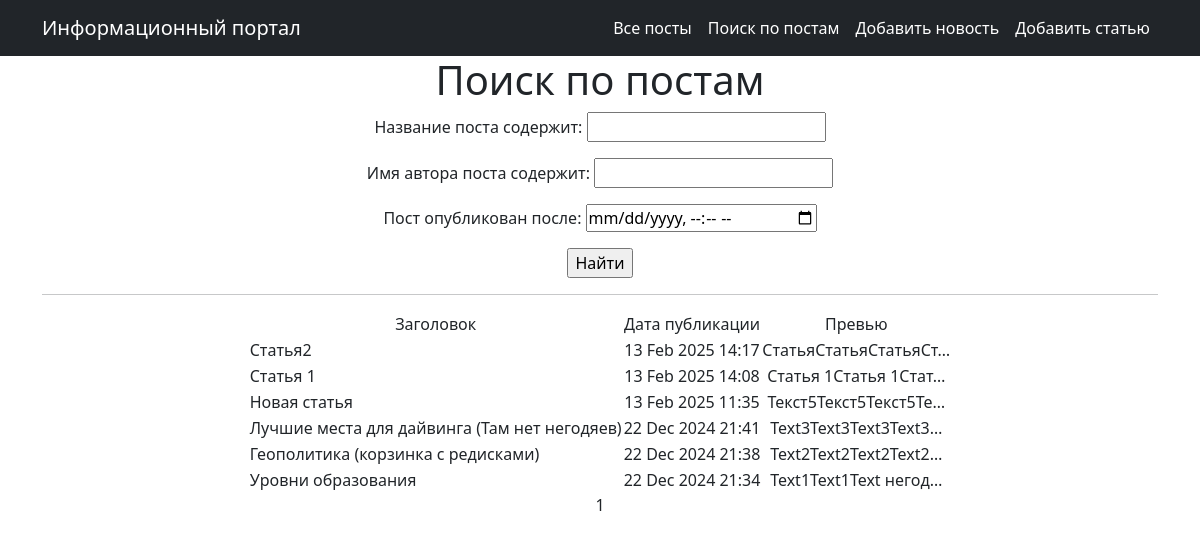
Page /posts/search/ on the earlier database version.
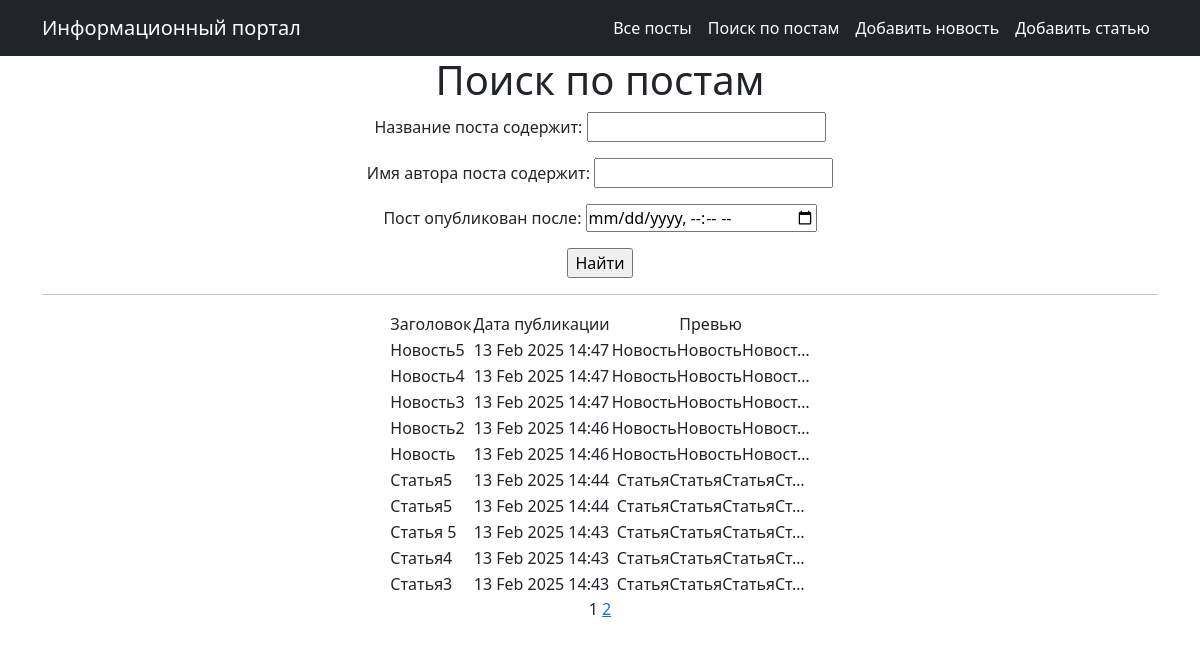
Same page on the later database version.
### board_news/models.py (models this page shows, shortened)
class Post(models.Model):
    news = 'nw'
    article = 'ar'
    CHOICES_LIST = [
        (news, 'Новость'),
        (article, 'Статья'),
    ]
    author_post = models.ForeignKey(Author, on_delete=models.CASCADE)
    type_post = models.CharField(max_length=2, choices=CHOICES_LIST, default=news)
    date_time_in = models.DateTimeField(auto_now_add=True)
    categories = models.ManyToManyField(Category, through='PostCategory')
    title = models.CharField(max_length=255)
    text = models.TextField()
    rating = models.IntegerField(default=0)

### board_news/views.py (the view)
# urls.py: path('search/', PostSearch.as_view(), name='post_search'),  # Адрес страницы для поиска по всем постам
class PostSearch(PostList):
    template_name = 'flatpages/posts_search.html'
    def get_queryset(self):
        queryset = super().get_queryset()
        self.filterset = PostFilter(self.request.GET, queryset)
        return self.filterset.qs
    def get_context_data(self, **kwargs):
        context = super().get_context_data(**kwargs)
        context['filterset'] = self.filterset
        return context

### board_news/templatetags/custom_filters.py (called while the page is built)
@register.filter()
def censor(value):
    if isinstance(value, str):
        word_to_replace = {}
        data = list(set(WORDS_PATTERN.findall(value)))
        for word in data:
            normal_form = morph.parse(word)[0].normal_form
            if normal_form in SET_BAD_WORDS:
                new_word = word[0] + '*' * (len(word)-1)
                word_to_replace[word] = new_word
        if word_to_replace:
            for word, replacement in word_to_replace.items():
                value = value.replace(word, replacement)
    else:
        raise ValueError('Фильтр censor применим только к типу данных "str".')
    return value

### board_news/templatetags/custom_tags.py (called while the page is built)
@register.simple_tag(takes_context=True)
def url_replace(context, **kwargs):
    d = context['request'].GET.copy()
    for k, v in kwargs.items():
        d[k] = v
    return d.urlencode()

### templates/flatpages/posts_search.html (shortened to what this page needs)
{% extends 'flatpages/default.html' %}
{% load custom_filters %}
{% load custom_tags %}
{% block content %}
    <h1>Поиск по постам</h1>
    <form action="" method="get">
        {{ filterset.form.as_p }}
        <input type="submit" value="Найти">
    </form>
    <hr>
    {% if posts %}
        <table align="center">
            <tr>
                <td>Заголовок</td>
                <td>Дата публикации</td>
                <td>Превью</td>
            </tr>
            {% for post in posts %}
                <tr>
                    <td align="left">{{ post.title|censor }}</td>
                    <td>{{ post.date_time_in|date:'d M Y H:i' }}</td>
                    <td>{{ post.text|censor|truncatechars:21 }}</td>
                </tr>
            {% endfor %}
        </table>
    {% else %}
        <h2>Нет совпадений</h2>
    {% endif %}
    {{ page_obj.number }}
    {% if page_obj.has_next %}
        <a href="?{% url_replace page=page_obj.next_page_number %}">{{ page_obj.next_page_number }}</a>
   {% endif %}
{% endblock content %}

Differences in the rows shown:
no longer on this page (row unchanged): Post: title|censor "Статья2", date_time_in "13 Feb 2025 14:17", text|censor "СтатьяСтатьяСтатьяСт…"
no longer on this page (row unchanged): Post: title|censor "Статья 1", date_time_in "13 Feb 2025 14:08", text|censor "Статья 1Статья 1Стат…"
no longer on this page (row unchanged): Post: title|censor "Новая статья", date_time_in "13 Feb 2025 11:35", text|censor "Текст5Текст5Текст5Те…"
no longer on this page (row unchanged): Post: title|censor "Лучшие места для дайвинга (Там нет негодяев)", date_time_in "22 Dec 2024 21:41", text|censor "Text3Text3Text3Text3…"
no longer on this page (row unchanged): Post: title|censor "Геополитика (корзинка с редисками)", date_time_in "22 Dec 2024 21:38", text|censor "Text2Text2Text2Text2…"
no longer on this page (row unchanged): Post: title|censor "Уровни образования", date_time_in "22 Dec 2024 21:34", text|censor "Text1Text1Text негод…"
added Post: title|censor "Новость5", date_time_in "13 Feb 2025 14:47", text|censor "НовостьНовостьНовост…"
added Post: title|censor "Новость4", date_time_in "13 Feb 2025 14:47", text|censor "НовостьНовостьНовост…"
added Post: title|censor "Новость3", date_time_in "13 Feb 2025 14:47", text|censor "НовостьНовостьНовост…"
added Post: title|censor "Новость2", date_time_in "13 Feb 2025 14:46", text|censor "НовостьНовостьНовост…"
added Post: title|censor "Новость", date_time_in "13 Feb 2025 14:46", text|censor "НовостьНовостьНовост…"
added Post: title|censor "Статья5", date_time_in "13 Feb 2025 14:44", text|censor "СтатьяСтатьяСтатьяСт…"
added Post: title|censor "Статья5", date_time_in "13 Feb 2025 14:44", text|censor "СтатьяСтатьяСтатьяСт…"
added Post: title|censor "Статья 5", date_time_in "13 Feb 2025 14:43", text|censor "СтатьяСтатьяСтатьяСт…"
added Post: title|censor "Статья4", date_time_in "13 Feb 2025 14:43", text|censor "СтатьяСтатьяСтатьяСт…"
added Post: title|censor "Статья3", date_time_in "13 Feb 2025 14:43", text|censor "СтатьяСтатьяСтатьяСт…"
Other differences:
{{ page_obj.next_page_number }}: (not shown) → "2"
